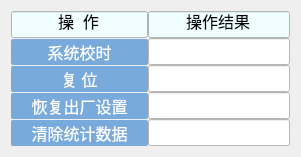
    <widget class="QWidget" name="layoutWidget_5">
     <property name="geometry">
      <rect>
       <x>8</x>
       <y>380</y>
       <width>301</width>
       <height>149</height>
      </rect>
     </property>
     <layout class="QHBoxLayout" name="horizontalLayout_12" stretch="3,1">
      <property name="spacing">
       <number>0</number>
      </property>
      <item>
       <layout class="QVBoxLayout" name="verticalLayout_13">
        <property name="spacing">
         <number>1</number>
        </property>
        <item>
         <widget class="QLineEdit" name="lineEdit_operation">
          <property name="enabled">
           <bool>false</bool>
          </property>
          <property name="sizePolicy">
           <sizepolicy hsizetype="Expanding" vsizetype="Fixed">
            <horstretch>0</horstretch>
            <verstretch>0</verstretch>
           </sizepolicy>
          </property>
          <property name="maximumSize">
           <size>
            <width>300</width>
            <height>16777215</height>
           </size>
          </property>
          <property name="styleSheet">
           <string notr="true">
QLineEdit{
font:16px;
background-color: rgb(240, 254, 255);
color: rgb(0, 0, 0);

}		</string>
          </property>
          <property name="text">
           <string>操  作</string>
          </property>
          <property name="alignment">
           <set>Qt::AlignCenter</set>
          </property>
         </widget>
        </item>
        <item>
         <widget class="QPushButton" name="button_time_syn">
          <property name="sizePolicy">
           <sizepolicy hsizetype="Expanding" vsizetype="Expanding">
            <horstretch>80</horstretch>
            <verstretch>0</verstretch>
           </sizepolicy>
          </property>
          <property name="minimumSize">
           <size>
            <width>110</width>
            <height>0</height>
           </size>
          </property>
          <property name="sizeIncrement">
           <size>
            <width>0</width>
            <height>0</height>
           </size>
          </property>
          <property name="baseSize">
           <size>
            <width>0</width>
            <height>0</height>
           </size>
          </property>
          <property name="font">
           <font>
            <family>Microsoft YaHei</family>
            <pointsize>12</pointsize>
           </font>
          </property>
          <property name="styleSheet">
           <string notr="true">QPushButton{

        border-radius: 2px;

        border: none;

        width: 75px;

        height: 25px;
        background-color:rgb(0,0,0,0);

}

QPushButton:enabled {

        background: rgb(120, 170, 220);

        color: white;

}

QPushButton:!enabled {

        background: rgb(180, 180, 180);

        color: white;

}

QPushButton:enabled:hover{

        background: rgb(100, 160, 220);

}

QPushButton:enabled:pressed{

        background: rgb(0, 78, 161);

}

 

QPushButton#blueButton {

        color: white;

}

QPushButton#blueButton:enabled {

        background: rgb(0, 78, 161);

        color: white;

}

QPushButton:!enabled {

        background: rgb(180, 180, 180);

        color: white;

}

QPushButton#blueButton:enabled:hover {

        background: rgb(2, 65, 132);

}

QPushButton#blueButton:enabled:pressed {

        background: rgb(6, 94, 187);

}</string>
          </property>
          <property name="text">
           <string>系统校时</string>
          </property>
         </widget>
        </item>
        <item>
         <widget class="QPushButton" name="button_reset">
          <property name="sizePolicy">
           <sizepolicy hsizetype="Expanding" vsizetype="Expanding">
            <horstretch>20</horstretch>
            <verstretch>0</verstretch>
           </sizepolicy>
          </property>
          <property name="minimumSize">
           <size>
            <width>110</width>
            <height>0</height>
           </size>
          </property>
          <property name="font">
           <font>
            <family>Microsoft YaHei</family>
            <pointsize>12</pointsize>
           </font>
          </property>
          <property name="styleSheet">
           <string notr="true">QPushButton{

        border-radius: 2px;

        border: none;

        width: 75px;

        height: 25px;
        background-color:rgb(0,0,0,0);

}

QPushButton:enabled {

        background: rgb(120, 170, 220);

        color: white;

}

QPushButton:!enabled {

        background: rgb(180, 180, 180);

        color: white;

}

QPushButton:enabled:hover{

        background: rgb(100, 160, 220);

}

QPushButton:enabled:pressed{

        background: rgb(0, 78, 161);

}

 

QPushButton#blueButton {

        color: white;

}

QPushButton#blueButton:enabled {

        background: rgb(0, 78, 161);

        color: white;

}

QPushButton:!enabled {

        background: rgb(180, 180, 180);

        color: white;

}

QPushButton#blueButton:enabled:hover {

        background: rgb(2, 65, 132);

}

QPushButton#blueButton:enabled:pressed {

        background: rgb(6, 94, 187);

}</string>
          </property>
          <property name="text">
           <string>复 位</string>
          </property>
         </widget>
        </item>
        <item>
         <widget class="QPushButton" name="button_restore_to_factory_setting">
          <property name="sizePolicy">
           <sizepolicy hsizetype="Expanding" vsizetype="Expanding">
            <horstretch>20</horstretch>
            <verstretch>0</verstretch>
           </sizepolicy>
          </property>
          <property name="minimumSize">
           <size>
            <width>110</width>
            <height>0</height>
           </size>
          </property>
          <property name="font">
           <font>
            <family>Microsoft YaHei</family>
            <pointsize>12</pointsize>
           </font>
          </property>
          <property name="styleSheet">
           <string notr="true">QPushButton{

        border-radius: 2px;

        border: none;

        width: 75px;

        height: 25px;
        background-color:rgb(0,0,0,0);

}

QPushButton:enabled {

        background: rgb(120, 170, 220);

        color: white;

}

QPushButton:!enabled {

        background: rgb(180, 180, 180);

        color: white;

}

QPushButton:enabled:hover{

        background: rgb(100, 160, 220);

}

QPushButton:enabled:pressed{

        background: rgb(0, 78, 161);

}

 

QPushButton#blueButton {

        color: white;

}

QPushButton#blueButton:enabled {

        background: rgb(0, 78, 161);

        color: white;

}

QPushButton:!enabled {

        background: rgb(180, 180, 180);

        color: white;

}

QPushButton#blueButton:enabled:hover {

        background: rgb(2, 65, 132);

}

QPushButton#blueButton:enabled:pressed {

        background: rgb(6, 94, 187);

}</string>
          </property>
          <property name="text">
           <string>恢复出厂设置</string>
          </property>
         </widget>
        </item>
        <item>
         <widget class="QPushButton" name="button_clear_statistical_data">
          <property name="sizePolicy">
           <sizepolicy hsizetype="Expanding" vsizetype="Expanding">
            <horstretch>20</horstretch>
            <verstretch>0</verstretch>
           </sizepolicy>
          </property>
          <property name="minimumSize">
           <size>
            <width>110</width>
            <height>0</height>
           </size>
          </property>
          <property name="font">
           <font>
            <family>Microsoft YaHei</family>
            <pointsize>12</pointsize>
           </font>
          </property>
          <property name="styleSheet">
           <string notr="true">QPushButton{

        border-radius: 2px;

        border: none;

        width: 75px;

        height: 25px;
        background-color:rgb(0,0,0,0);

}

QPushButton:enabled {

        background: rgb(120, 170, 220);

        color: white;

}

QPushButton:!enabled {

        background: rgb(180, 180, 180);

        color: white;

}

QPushButton:enabled:hover{

        background: rgb(100, 160, 220);

}

QPushButton:enabled:pressed{

        background: rgb(0, 78, 161);

}

 

QPushButton#blueButton {

        color: white;

}

QPushButton#blueButton:enabled {

        background: rgb(0, 78, 161);

        color: white;

}

QPushButton:!enabled {

        background: rgb(180, 180, 180);

        color: white;

}

QPushButton#blueButton:enabled:hover {

        background: rgb(2, 65, 132);

}

QPushButton#blueButton:enabled:pressed {

        background: rgb(6, 94, 187);

}</string>
          </property>
          <property name="text">
           <string>清除统计数据</string>
          </property>
         </widget>
        </item>
       </layout>
      </item>
      <item>
       <layout class="QVBoxLayout" name="verticalLayout_12">
        <property name="spacing">
         <number>0</number>
        </property>
        <item>
         <widget class="QLineEdit" name="lineEdit_operation_result">
          <property name="enabled">
           <bool>false</bool>
          </property>
          <property name="sizePolicy">
           <sizepolicy hsizetype="Minimum" vsizetype="Fixed">
            <horstretch>0</horstretch>
            <verstretch>0</verstretch>
           </sizepolicy>
          </property>
          <property name="minimumSize">
           <size>
            <width>0</width>
            <height>0</height>
           </size>
          </property>
          <property name="maximumSize">
           <size>
            <width>180</width>
            <height>16777215</height>
           </size>
          </property>
          <property name="styleSheet">
           <string notr="true">
QLineEdit{
font:16px;
background-color: rgb(240, 254, 255);
color: rgb(0, 0, 0);

}		</string>
          </property>
          <property name="text">
           <string>操作结果</string>
          </property>
          <property name="alignment">
           <set>Qt::AlignCenter</set>
          </property>
         </widget>
        </item>
        <item>
         <widget class="QLineEdit" name="button_time_syn_feedback">
          <property name="enabled">
           <bool>false</bool>
          </property>
          <property name="sizePolicy">
           <sizepolicy hsizetype="Minimum" vsizetype="Expanding">
            <horstretch>0</horstretch>
            <verstretch>0</verstretch>
           </sizepolicy>
          </property>
          <property name="minimumSize">
           <size>
            <width>0</width>
            <height>0</height>
           </size>
          </property>
          <property name="maximumSize">
           <size>
            <width>180</width>
            <height>16777215</height>
           </size>
          </property>
          <property name="styleSheet">
           <string notr="true">
QLineEdit{
font:16px;
	background-color: rgb(255, 255, 255);
	
	color: rgb(0, 85, 255);

}		
</string>
          </property>
          <property name="text">
           <string/>
          </property>
          <property name="alignment">
           <set>Qt::AlignCenter</set>
          </property>
         </widget>
        </item>
        <item>
         <widget class="QLineEdit" name="button_reset_feedback">
          <property name="enabled">
           <bool>false</bool>
          </property>
          <property name="sizePolicy">
           <sizepolicy hsizetype="Minimum" vsizetype="Expanding">
            <horstretch>0</horstretch>
            <verstretch>0</verstretch>
           </sizepolicy>
          </property>
          <property name="minimumSize">
           <size>
            <width>0</width>
            <height>0</height>
           </size>
          </property>
          <property name="maximumSize">
           <size>
            <width>180</width>
            <height>16777215</height>
           </size>
          </property>
          <property name="styleSheet">
           <string notr="true">
QLineEdit{
font:16px;
	background-color: rgb(255, 255, 255);
	
	color: rgb(0, 85, 255);

}		
</string>
          </property>
          <property name="text">
           <string/>
          </property>
          <property name="alignment">
           <set>Qt::AlignCenter</set>
          </property>
         </widget>
        </item>
        <item>
         <widget class="QLineEdit" name="button_restore_to_factory_setting_back">
          <property name="enabled">
           <bool>false</bool>
          </property>
          <property name="sizePolicy">
           <sizepolicy hsizetype="Minimum" vsizetype="Expanding">
            <horstretch>0</horstretch>
            <verstretch>0</verstretch>
           </sizepolicy>
          </property>
          <property name="minimumSize">
           <size>
            <width>0</width>
            <height>0</height>
           </size>
          </property>
          <property name="maximumSize">
           <size>
            <width>180</width>
            <height>16777215</height>
           </size>
          </property>
          <property name="styleSheet">
           <string notr="true">
QLineEdit{
font:16px;
	background-color: rgb(255, 255, 255);
	
	color: rgb(0, 85, 255);

}		
</string>
          </property>
          <property name="text">
           <string/>
          </property>
          <property name="alignment">
           <set>Qt::AlignCenter</set>
          </property>
         </widget>
        </item>
        <item>
         <widget class="QLineEdit" name="button_clear_statistical_data_feedback">
          <property name="enabled">
           <bool>false</bool>
          </property>
          <property name="sizePolicy">
           <sizepolicy hsizetype="Minimum" vsizetype="Expanding">
            <horstretch>0</horstretch>
            <verstretch>0</verstretch>
           </sizepolicy>
          </property>
          <property name="minimumSize">
           <size>
            <width>0</width>
            <height>0</height>
           </size>
          </property>
          <property name="maximumSize">
           <size>
            <width>180</width>
            <height>16777215</height>
           </size>
          </property>
          <property name="styleSheet">
           <string notr="true">
QLineEdit{
font:16px;
	background-color: rgb(255, 255, 255);
	
	color: rgb(0, 85, 255);

}		
</string>
          </property>
          <property name="text">
           <string/>
          </property>
          <property name="alignment">
           <set>Qt::AlignCenter</set>
          </property>
         </widget>
        </item>
       </layout>
      </item>
     </layout>
    </widget>
